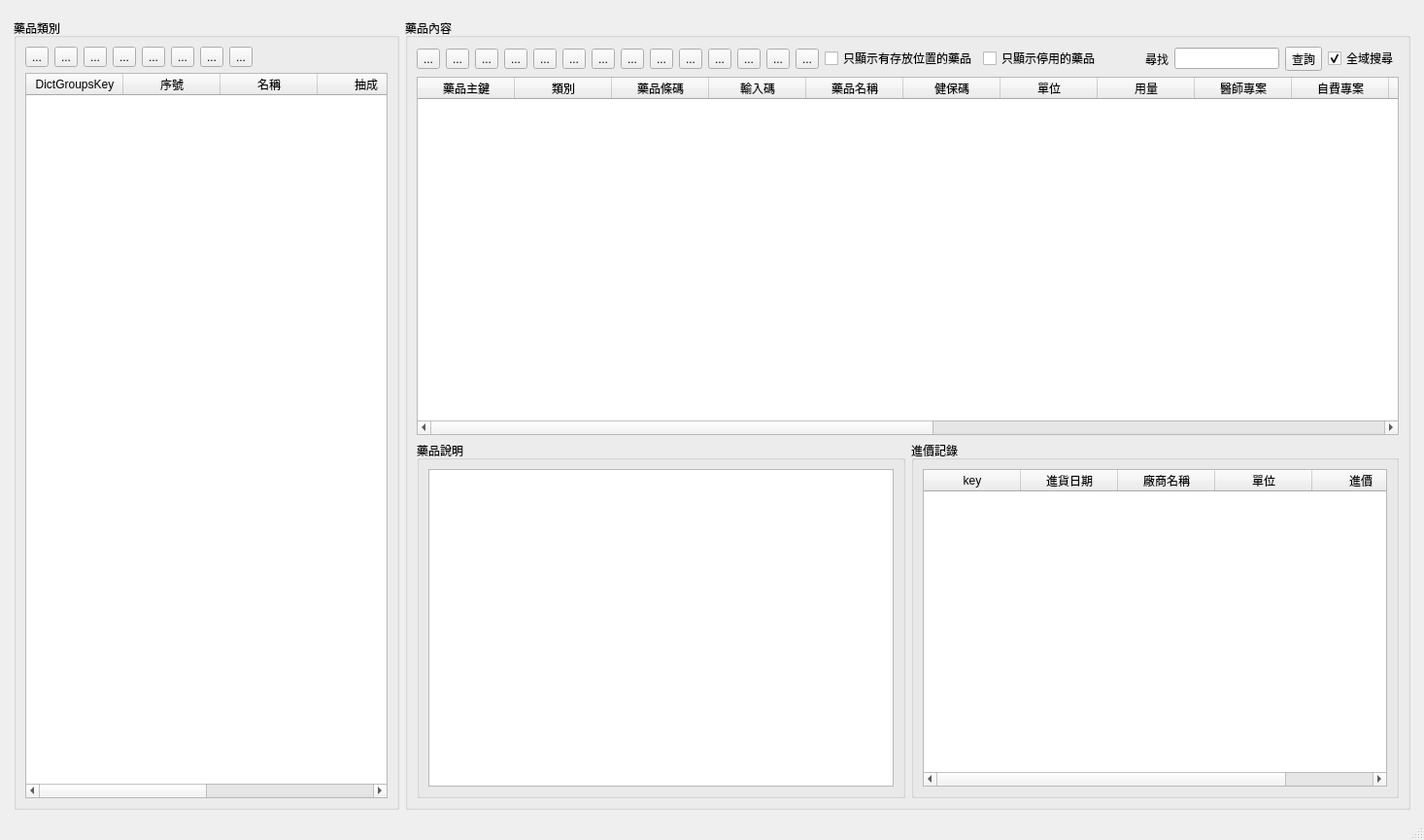
<?xml version="1.0" encoding="UTF-8"?>
<ui version="4.0">
 <class>Dict_drug</class>
 <widget class="QMainWindow" name="Dict_drug">
  <property name="geometry">
   <rect>
    <x>0</x>
    <y>0</y>
    <width>1466</width>
    <height>865</height>
   </rect>
  </property>
  <property name="windowTitle">
   <string>藥品資料</string>
  </property>
  <widget class="QWidget" name="centralwidget">
   <layout class="QHBoxLayout" name="horizontalLayout">
    <item>
     <layout class="QHBoxLayout" name="horizontalLayout_2">
      <property name="leftMargin">
       <number>5</number>
      </property>
      <property name="topMargin">
       <number>10</number>
      </property>
      <property name="rightMargin">
       <number>5</number>
      </property>
      <item>
       <widget class="QGroupBox" name="groupBox_dict_groups_type">
        <property name="maximumSize">
         <size>
          <width>420</width>
          <height>16777215</height>
         </size>
        </property>
        <property name="title">
         <string>藥品類別</string>
        </property>
        <layout class="QVBoxLayout" name="verticalLayout_4">
         <item>
          <layout class="QVBoxLayout" name="verticalLayout_3">
           <item>
            <layout class="QHBoxLayout" name="horizontalLayout_3">
             <item>
              <widget class="QToolButton" name="toolButton_add_dict_groups">
               <property name="toolTip">
                <string>新增藥品類別</string>
               </property>
               <property name="text">
                <string>...</string>
               </property>
               <property name="icon">
                <iconset>
                 <normaloff>../icons/gtk-add.svg</normaloff>../icons/gtk-add.svg</iconset>
               </property>
              </widget>
             </item>
             <item>
              <widget class="QToolButton" name="toolButton_remove_dict_groups">
               <property name="toolTip">
                <string>刪除藥品類別</string>
               </property>
               <property name="text">
                <string>...</string>
               </property>
               <property name="icon">
                <iconset>
                 <normaloff>../icons/gtk-remove.svg</normaloff>../icons/gtk-remove.svg</iconset>
               </property>
              </widget>
             </item>
             <item>
              <widget class="QToolButton" name="toolButton_edit_dict_groups">
               <property name="toolTip">
                <string>編輯藥品類別</string>
               </property>
               <property name="text">
                <string>...</string>
               </property>
               <property name="icon">
                <iconset>
                 <normaloff>../icons/gtk-edit.svg</normaloff>../icons/gtk-edit.svg</iconset>
               </property>
              </widget>
             </item>
             <item>
              <widget class="QToolButton" name="toolButton_charge_field">
               <property name="toolTip">
                <string>設定批假欄位</string>
               </property>
               <property name="text">
                <string>...</string>
               </property>
               <property name="icon">
                <iconset>
                 <normaloff>../icons/bookmark-new.svg</normaloff>../icons/bookmark-new.svg</iconset>
               </property>
              </widget>
             </item>
             <item>
              <widget class="QToolButton" name="toolButton_edit_percent">
               <property name="toolTip">
                <string>設定抽成</string>
               </property>
               <property name="text">
                <string>...</string>
               </property>
               <property name="icon">
                <iconset>
                 <normaloff>../icons/application-x-apple-diskimage.png</normaloff>../icons/application-x-apple-diskimage.png</iconset>
               </property>
              </widget>
             </item>
             <item>
              <widget class="QToolButton" name="toolButton_no_purchase">
               <property name="toolTip">
                <string>不要顯示在櫃台購藥</string>
               </property>
               <property name="statusTip">
                <string/>
               </property>
               <property name="text">
                <string>...</string>
               </property>
               <property name="icon">
                <iconset>
                 <normaloff>../icons/edit-delete.png</normaloff>../icons/edit-delete.png</iconset>
               </property>
              </widget>
             </item>
             <item>
              <widget class="QToolButton" name="toolButton_up">
               <property name="toolTip">
                <string>往上移動藥品類別</string>
               </property>
               <property name="text">
                <string>...</string>
               </property>
               <property name="icon">
                <iconset>
                 <normaloff>../icons/go-up.svg</normaloff>../icons/go-up.svg</iconset>
               </property>
              </widget>
             </item>
             <item>
              <widget class="QToolButton" name="toolButton_down">
               <property name="toolTip">
                <string>往下移動藥品類別</string>
               </property>
               <property name="text">
                <string>...</string>
               </property>
               <property name="icon">
                <iconset>
                 <normaloff>../icons/go-down.svg</normaloff>../icons/go-down.svg</iconset>
               </property>
              </widget>
             </item>
             <item>
              <spacer name="horizontalSpacer">
               <property name="orientation">
                <enum>Qt::Horizontal</enum>
               </property>
               <property name="sizeHint" stdset="0">
                <size>
                 <width>40</width>
                 <height>20</height>
                </size>
               </property>
              </spacer>
             </item>
            </layout>
           </item>
           <item>
            <widget class="QTableWidget" name="tableWidget_dict_groups">
             <property name="maximumSize">
              <size>
               <width>16777215</width>
               <height>16777215</height>
              </size>
             </property>
             <property name="editTriggers">
              <set>QAbstractItemView::NoEditTriggers</set>
             </property>
             <property name="selectionMode">
              <enum>QAbstractItemView::SingleSelection</enum>
             </property>
             <property name="selectionBehavior">
              <enum>QAbstractItemView::SelectRows</enum>
             </property>
             <column>
              <property name="text">
               <string>DictGroupsKey</string>
              </property>
             </column>
             <column>
              <property name="text">
               <string>序號</string>
              </property>
             </column>
             <column>
              <property name="text">
               <string>名稱</string>
              </property>
             </column>
             <column>
              <property name="text">
               <string>抽成</string>
              </property>
             </column>
             <column>
              <property name="text">
               <string>自費批價欄</string>
              </property>
             </column>
             <column>
              <property name="text">
               <string>不自購</string>
              </property>
             </column>
            </widget>
           </item>
          </layout>
         </item>
        </layout>
       </widget>
      </item>
      <item>
       <widget class="QGroupBox" name="groupBox_dict_symptom">
        <property name="title">
         <string>藥品內容</string>
        </property>
        <layout class="QVBoxLayout" name="verticalLayout_6">
         <item>
          <layout class="QVBoxLayout" name="verticalLayout_5">
           <item>
            <layout class="QHBoxLayout" name="horizontalLayout_5">
             <item>
              <widget class="QToolButton" name="toolButton_add_drug">
               <property name="toolTip">
                <string>新增處方</string>
               </property>
               <property name="text">
                <string>...</string>
               </property>
               <property name="icon">
                <iconset>
                 <normaloff>../icons/gtk-add.svg</normaloff>../icons/gtk-add.svg</iconset>
               </property>
              </widget>
             </item>
             <item>
              <widget class="QToolButton" name="toolButton_remove_drug">
               <property name="toolTip">
                <string>刪除處方</string>
               </property>
               <property name="text">
                <string>...</string>
               </property>
               <property name="icon">
                <iconset>
                 <normaloff>../icons/gtk-remove.svg</normaloff>../icons/gtk-remove.svg</iconset>
               </property>
              </widget>
             </item>
             <item>
              <widget class="QToolButton" name="toolButton_edit_drug">
               <property name="toolTip">
                <string>編輯處方</string>
               </property>
               <property name="text">
                <string>...</string>
               </property>
               <property name="icon">
                <iconset>
                 <normaloff>../icons/gtk-edit.svg</normaloff>../icons/gtk-edit.svg</iconset>
               </property>
              </widget>
             </item>
             <item>
              <widget class="QToolButton" name="toolButton_copy_drug">
               <property name="toolTip">
                <string>複製處方</string>
               </property>
               <property name="text">
                <string>...</string>
               </property>
               <property name="icon">
                <iconset>
                 <normaloff>../icons/gtk-copy.svg</normaloff>../icons/gtk-copy.svg</iconset>
               </property>
              </widget>
             </item>
             <item>
              <widget class="QToolButton" name="toolButton_cut_drug">
               <property name="toolTip">
                <string>剪下處方</string>
               </property>
               <property name="text">
                <string>...</string>
               </property>
               <property name="icon">
                <iconset>
                 <normaloff>../icons/gtk-cut.svg</normaloff>../icons/gtk-cut.svg</iconset>
               </property>
              </widget>
             </item>
             <item>
              <widget class="QToolButton" name="toolButton_export">
               <property name="toolTip">
                <string>匯出選取的處方(JSON)</string>
               </property>
               <property name="text">
                <string>...</string>
               </property>
               <property name="icon">
                <iconset>
                 <normaloff>../icons/document-export.svg</normaloff>../icons/document-export.svg</iconset>
               </property>
              </widget>
             </item>
             <item>
              <widget class="QToolButton" name="toolButton_import">
               <property name="toolTip">
                <string>匯入處方 (插入JSON)</string>
               </property>
               <property name="text">
                <string>...</string>
               </property>
               <property name="icon">
                <iconset>
                 <normaloff>../icons/document-import.svg</normaloff>../icons/document-import.svg</iconset>
               </property>
              </widget>
             </item>
             <item>
              <widget class="QToolButton" name="toolButton_export_excel">
               <property name="toolTip">
                <string>匯出Excel</string>
               </property>
               <property name="text">
                <string>...</string>
               </property>
               <property name="icon">
                <iconset>
                 <normaloff>../icons/revert.svg</normaloff>../icons/revert.svg</iconset>
               </property>
              </widget>
             </item>
             <item>
              <widget class="QToolButton" name="toolButton_append_excel">
               <property name="toolTip">
                <string>匯入Excel (新增處方，不同步處方)</string>
               </property>
               <property name="text">
                <string>...</string>
               </property>
               <property name="icon">
                <iconset>
                 <normaloff>../icons/document-save.svg</normaloff>../icons/document-save.svg</iconset>
               </property>
              </widget>
             </item>
             <item>
              <widget class="QToolButton" name="toolButton_import_excel">
               <property name="toolTip">
                <string>匯入Excel</string>
               </property>
               <property name="text">
                <string>...</string>
               </property>
               <property name="icon">
                <iconset>
                 <normaloff>../icons/document-import.png</normaloff>../icons/document-import.png</iconset>
               </property>
              </widget>
             </item>
             <item>
              <widget class="QToolButton" name="toolButton_activate">
               <property name="toolTip">
                <string>啟用藥品</string>
               </property>
               <property name="text">
                <string>...</string>
               </property>
               <property name="icon">
                <iconset>
                 <normaloff>../icons/gtk-ok.svg</normaloff>../icons/gtk-ok.svg</iconset>
               </property>
              </widget>
             </item>
             <item>
              <widget class="QToolButton" name="toolButton_deactivate">
               <property name="toolTip">
                <string>停用藥品</string>
               </property>
               <property name="text">
                <string>...</string>
               </property>
               <property name="icon">
                <iconset>
                 <normaloff>../icons/edit-delete.svg</normaloff>../icons/edit-delete.svg</iconset>
               </property>
              </widget>
             </item>
             <item>
              <widget class="QToolButton" name="toolButton_sync_in_price">
               <property name="toolTip">
                <string>更新藥品進價</string>
               </property>
               <property name="text">
                <string>...</string>
               </property>
               <property name="icon">
                <iconset>
                 <normaloff>../icons/application-vnd.oasis.opendocument.spreadsheet-template.png</normaloff>../icons/application-vnd.oasis.opendocument.spreadsheet-template.png</iconset>
               </property>
              </widget>
             </item>
             <item>
              <widget class="QToolButton" name="toolButton_sync_drug">
               <property name="toolTip">
                <string>處方資料同步</string>
               </property>
               <property name="text">
                <string>...</string>
               </property>
               <property name="icon">
                <iconset>
                 <normaloff>../icons/application-x-backup.png</normaloff>../icons/application-x-backup.png</iconset>
               </property>
              </widget>
             </item>
             <item>
              <widget class="QCheckBox" name="checkBox_location">
               <property name="text">
                <string>只顯示有存放位置的藥品</string>
               </property>
              </widget>
             </item>
             <item>
              <widget class="QCheckBox" name="checkBox_deactivate">
               <property name="text">
                <string>只顯示停用的藥品</string>
               </property>
              </widget>
             </item>
             <item>
              <spacer name="horizontalSpacer_4">
               <property name="orientation">
                <enum>Qt::Horizontal</enum>
               </property>
               <property name="sizeHint" stdset="0">
                <size>
                 <width>40</width>
                 <height>20</height>
                </size>
               </property>
              </spacer>
             </item>
             <item>
              <widget class="QLabel" name="label_2">
               <property name="text">
                <string>尋找</string>
               </property>
              </widget>
             </item>
             <item>
              <widget class="QLineEdit" name="lineEdit_search_drug">
               <property name="clearButtonEnabled">
                <bool>true</bool>
               </property>
              </widget>
             </item>
             <item>
              <widget class="QToolButton" name="toolButton_search_drug">
               <property name="text">
                <string>查詢</string>
               </property>
               <property name="icon">
                <iconset>
                 <normaloff>../icons/preview-file.svg</normaloff>../icons/preview-file.svg</iconset>
               </property>
               <property name="toolButtonStyle">
                <enum>Qt::ToolButtonTextBesideIcon</enum>
               </property>
              </widget>
             </item>
             <item>
              <widget class="QCheckBox" name="checkBox_find_all">
               <property name="text">
                <string>全域搜尋</string>
               </property>
               <property name="checked">
                <bool>true</bool>
               </property>
              </widget>
             </item>
            </layout>
           </item>
           <item>
            <widget class="QTableWidget" name="tableWidget_dict_drug">
             <property name="editTriggers">
              <set>QAbstractItemView::NoEditTriggers</set>
             </property>
             <property name="selectionMode">
              <enum>QAbstractItemView::ExtendedSelection</enum>
             </property>
             <property name="selectionBehavior">
              <enum>QAbstractItemView::SelectRows</enum>
             </property>
             <column>
              <property name="text">
               <string>藥品主鍵</string>
              </property>
             </column>
             <column>
              <property name="text">
               <string>類別</string>
              </property>
             </column>
             <column>
              <property name="text">
               <string>藥品條碼</string>
              </property>
             </column>
             <column>
              <property name="text">
               <string>輸入碼</string>
              </property>
             </column>
             <column>
              <property name="text">
               <string>藥品名稱</string>
              </property>
             </column>
             <column>
              <property name="text">
               <string>健保碼</string>
              </property>
             </column>
             <column>
              <property name="text">
               <string>單位</string>
              </property>
             </column>
             <column>
              <property name="text">
               <string>用量</string>
              </property>
             </column>
             <column>
              <property name="text">
               <string>醫師專案</string>
              </property>
             </column>
             <column>
              <property name="text">
               <string>自費專案</string>
              </property>
             </column>
             <column>
              <property name="text">
               <string>藥品別名</string>
              </property>
             </column>
             <column>
              <property name="text">
               <string>存放位置</string>
              </property>
             </column>
             <column>
              <property name="text">
               <string>進價</string>
              </property>
             </column>
             <column>
              <property name="text">
               <string>售價</string>
              </property>
             </column>
             <column>
              <property name="text">
               <string>存量</string>
              </property>
             </column>
             <column>
              <property name="text">
               <string>安全量</string>
              </property>
             </column>
             <column>
              <property name="text">
               <string>抽成</string>
              </property>
             </column>
             <column>
              <property name="text">
               <string>不可折扣</string>
              </property>
             </column>
             <column>
              <property name="text">
               <string>停用狀態</string>
              </property>
             </column>
            </widget>
           </item>
           <item>
            <layout class="QHBoxLayout" name="horizontalLayout_8">
             <item>
              <layout class="QVBoxLayout" name="verticalLayout_9">
               <item>
                <widget class="QGroupBox" name="groupBox">
                 <property name="title">
                  <string>藥品說明</string>
                 </property>
                 <layout class="QVBoxLayout" name="verticalLayout_10">
                  <item>
                   <widget class="QTextEdit" name="textEdit_description"/>
                  </item>
                 </layout>
                </widget>
               </item>
              </layout>
             </item>
             <item>
              <layout class="QVBoxLayout" name="verticalLayout_8">
               <item>
                <widget class="QGroupBox" name="groupBox_2">
                 <property name="title">
                  <string>進價記錄</string>
                 </property>
                 <layout class="QVBoxLayout" name="verticalLayout_11">
                  <item>
                   <widget class="QTableWidget" name="tableWidget_in_price">
                    <property name="alternatingRowColors">
                     <bool>true</bool>
                    </property>
                    <property name="selectionMode">
                     <enum>QAbstractItemView::SingleSelection</enum>
                    </property>
                    <property name="selectionBehavior">
                     <enum>QAbstractItemView::SelectRows</enum>
                    </property>
                    <column>
                     <property name="text">
                      <string>key</string>
                     </property>
                    </column>
                    <column>
                     <property name="text">
                      <string>進貨日期</string>
                     </property>
                    </column>
                    <column>
                     <property name="text">
                      <string>廠商名稱</string>
                     </property>
                    </column>
                    <column>
                     <property name="text">
                      <string>單位</string>
                     </property>
                    </column>
                    <column>
                     <property name="text">
                      <string>進價</string>
                     </property>
                    </column>
                   </widget>
                  </item>
                 </layout>
                </widget>
               </item>
              </layout>
             </item>
            </layout>
           </item>
          </layout>
         </item>
        </layout>
       </widget>
      </item>
     </layout>
    </item>
   </layout>
  </widget>
  <widget class="QStatusBar" name="statusbar"/>
  <widget class="QMenuBar" name="menubar">
   <property name="geometry">
    <rect>
     <x>0</x>
     <y>0</y>
     <width>1466</width>
     <height>33</height>
    </rect>
   </property>
  </widget>
 </widget>
 <resources/>
 <connections/>
</ui>
